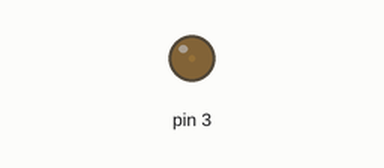
A sketch run on a simulated Arduino Uno, built with avr-gcc and run on an emulated ATmega328P. Parts: output pins drawn as LEDs (lit = HIGH).

Above: at 0.05 s.
At 1.15 s:
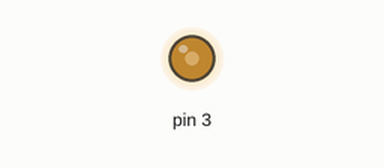
At 2.3 s:
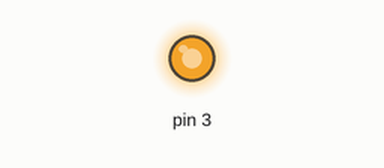
At 4.6 s:
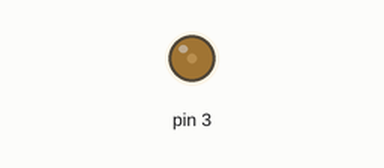
Timing chart, 0 to 6.7 s (numbered marks = the images above):
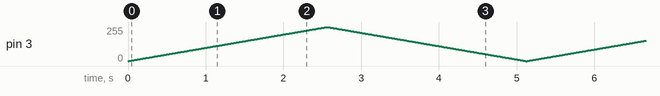

The sketch:

LedIODelay.ino
```cpp
//Jorge Azzulito Franco
//Prueba de escritura analoga
//Anodo pin 3
//Catodo resistencia 330 Ohms - GND

void setup() {
  pinMode(3,OUTPUT);
}

void loop() {

  for(int brillo = 0; brillo < 256; brillo++){
      analogWrite(3,brillo);
      delay(10);
    }

    for(int brillo = 255; brillo >= 0 ; brillo--){
      analogWrite(3,brillo);
      delay(10);
    }
}
```
